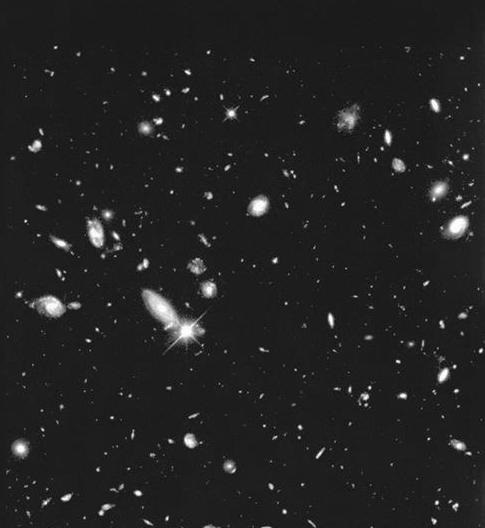
%> input picture 2/2b/hubble.jpg, 485 x 528 px
$ octave hubble.m   (GNU Octave 9; MATLAB toolbox functions it lacks are replaced by stand-ins)
%> lines starting %> are read from the running program, lines starting %| are printed output that depends on the picture; in (x1, y1, x2, y2) boxes, pixels count from 0 and x2, y2 are one past the last pixel; in counts of white or black regions, pixels touching at a corner belong together; the program's own positions count from 1
clc
clear all
close all
pkg load image

im=imread('C:\Users\User\OneDrive\Desktop\MUIS\Hev_tanilt\2\2b\hubble.jpg');
%> im is the input picture: size 528x485x3 uint8; min 0, max 255, mean 34.5

if(size(im,3)==3)
  img=double(rgb2gray(im));
else
  img=double(im);
end

subplot(1,3,1), imshow(uint8(img));

mask15 = 1/225*ones(size(15,15));
for i = 8:size(img,1)-8
  for j = 8:size(img,2)-8
    out_img15(i,j) = sum(sum(img(i-7:i+7,j-7:j+7).*mask15));
  endfor
endfor
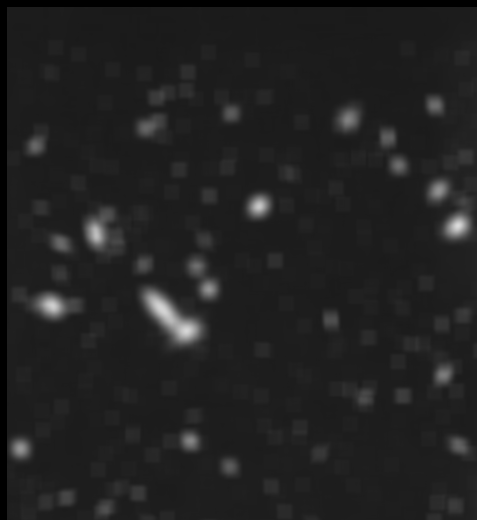
%> out_img15: size 520x477 double; min 0, max 219, mean 33.7
subplot(1,3,2), imshow(uint8(out_img15));

out_img = out_img15;
for i = 1:size(out_img15,1)
  for j = 1:size(out_img15,2)
    if(out_img15(i,j)>80)
      out_img(i,j) = 255;
    else
      out_img(i,j) = 0;
    endif
  endfor
endfor
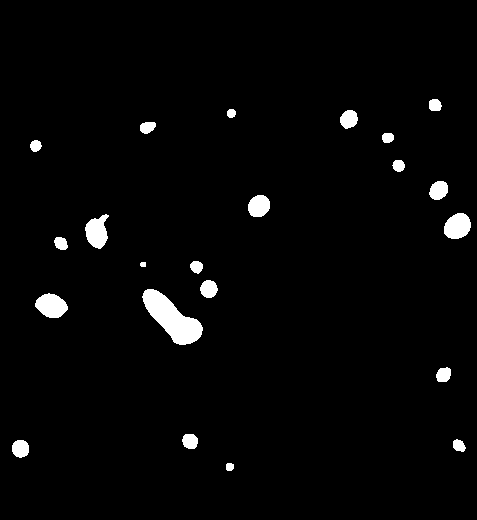
%> out_img: size 520x477 double; 2.5% white; 22 white regions, largest, box (x1, y1, x2, y2) and area: (142, 289, 203, 345) 1654, (35, 293, 68, 318) 586, (85, 214, 109, 249) 557
subplot(1,3,3), imshow(out_img);
